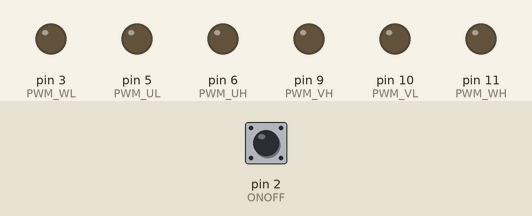
Simulated run of this sketch. Board: Arduino Uno, built with avr-gcc and run on an emulated ATmega328P. Shown: output pins drawn as LEDs (lit = HIGH). The inputs (shaded band) are chosen by the test bench; at power-on: pin 2 (ONOFF) LOW.

Above: at 3.8 s.
3.9 s: pin 2 (ONOFF) driven HIGH
At 4.45 s:
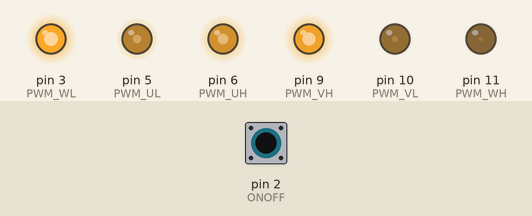
Timing chart, 0 to 4.3 s (numbered marks = the images above; inputs shaded):
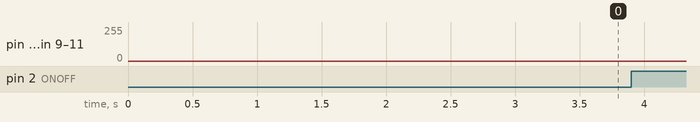

The sketch:

VFD.ino
```cpp
#include "avr/pgmspace.h" // PROGMEM and pgm_read_byte_near()
#include "avr/io.h"

#define REFCLK 3923 // TODO: measure me and adjust
#define STEP_FREQ 0.065

// output frequency
#define FREQ_MIN    25
#define FREQ_MAX    50

// slope time (s)
#define UP_TIME     10
#define DOWN_TIME   10

#define DEADTIME    2   // us

// pins for 3 phases: Alpha, Bravo, Charlie, and trigger for CRO.
// ATMega 168 / 328 valid PWM pins are 3,5,6,9,10,11. Non-default values have
// not been tested

#define PWM_UH 6    //OC0A
#define PWM_UL 5    //OC0B

#define PWM_VH 9    //OC1A
#define PWM_VL 10   //OC1B

#define PWM_WH 11   //OC2A
#define PWM_WL 3    //OC2B

#define TRIG   7     // default:  7

#define ONOFF 2

/*******************************************************************************
 * Should not need to configure anything below here ***************************/

/*
 * LUT for sin(t) generated (by spreadsheet) using this formula:
 * x = ROUND( (255/2) * (1+SIN((2*PI()) * (t/256))) )
 *
 * where 0 <= t <= 255 ; keeping one period of sine in nvram
 *
 * Keeping LUT is way faster than calculating all the time
 */
const byte sin256[] PROGMEM =
{
//  0   1   2   3   4   5   6   7   8   9   a   b   c   d   e   f
  128,131,134,137,140,143,146,149,152,155,158,162,165,167,170,173, // 00:0f
  176,179,182,185,188,190,193,196,198,201,203,206,208,211,213,215, // 10:1f
  218,220,222,224,226,228,230,232,234,235,237,238,240,241,243,244, // 20:2f
  245,246,248,249,250,250,251,252,253,253,254,254,254,255,255,255, // 30:3f
  255,255,255,255,254,254,254,253,253,252,251,250,250,249,248,246, // 40:4f
  245,244,243,241,240,238,237,235,234,232,230,228,226,224,222,220, // 50:5f
  218,215,213,211,208,206,203,201,198,196,193,190,188,185,182,179, // 60:6f
  176,173,170,167,165,162,158,155,152,149,146,143,140,137,134,131, // 70:7f
  128,124,121,118,115,112,109,106,103,100, 97, 93, 90, 88, 85, 82, // 80:8f
   79, 76, 73, 70, 67, 65, 62, 59, 57, 54, 52, 49, 47, 44, 42, 40, // 90:9f
   37, 35, 33, 31, 29, 27, 25, 23, 21, 20, 18, 17, 15, 14, 12, 11, // a0:af
   10,  9,  7,  6,  5,  5,  4,  3,  2,  2,  1,  1,  1,  0,  0,  0, // b0:bf
    0,  0,  0,  0,  1,  1,  1,  2,  2,  3,  4,  5,  5,  6,  7,  9, // c0:cf
   10, 11, 12, 14, 15, 17, 18, 20, 21, 23, 25, 27, 29, 31, 33, 35, // d0:df
   37, 40, 42, 44, 47, 49, 52, 54, 57, 59, 62, 65, 67, 70, 73, 76, // e0:ef
   79, 82, 85, 88, 90, 93, 97,100,103,106,109,112,115,118,121,124  // f0:ff
};

// phase offsets (n * 255 / 3)
#define U_OFFSET 0   // (0x00)
#define V_OFFSET 85  // (0x55)
#define W_OFFSET 170 // (0xaa)
//#define W_OFFSET 128 // (0x80)

// variables in ISR
volatile double TUN_K; // tuning coefficient
volatile int i1s;

void setup(){
  pinMode(PWM_UH, OUTPUT);
  pinMode(PWM_UL, OUTPUT);
  pinMode(PWM_VH, OUTPUT);
  pinMode(PWM_VL, OUTPUT);
  pinMode(PWM_WH, OUTPUT);
  pinMode(PWM_WL, OUTPUT);
  pinMode(TRIG, OUTPUT);
  pinMode(ONOFF, INPUT);
  setup_timers(); // this also disables interrupts
}

void loop(){
  static byte freq = 0; // output frequency
  byte onoff = 0;
  byte freqStep = 0;

  if(i1s>3922){
    onoff = digitalRead(ONOFF);
    if(onoff&&freq<FREQ_MAX){
      if(freq<FREQ_MIN) freq = FREQ_MIN;
      else{
        freqStep = (FREQ_MAX - FREQ_MIN) / (UP_TIME);
        freq+=freqStep;
      }
    }
    if(!onoff&&freq>0){
      if(freq<=FREQ_MIN) freq = 0;
      else{
        freqStep = (FREQ_MAX - FREQ_MIN) / (DOWN_TIME);
        freq-=freqStep;
      }
    }
    i1s = 0;
  }
  TUN_K = freq*STEP_FREQ;

}


/**
 * Set prescaler to 1, PWM mode to phase correct PWM
 * @see https://www.arduino.cc/en/Tutorial/SecretsOfArduinoPWM
 * @see http://www.atmel.com/images/Atmel-8271-8-bit-AVR-Microcontroller-ATmega48A-48PA-88A-88PA-168A-168PA-328-328P_datasheet_Complete.pdf
 * @see datasheet section 15.7.4 "Phase Correct PWM Mode"
 */
void setup_timers(){
  OCR0A = 0;
  OCR0B = 255;
  OCR1A = 0;
  OCR1B = 255;
  OCR2A = 0;
  OCR2B = 255;

  /*** Timer 0 ***/
  /* Timer 0 Clock Prescaler to no prescaling (CS12:0 = 001)
  * Section 16.11.2 Table 16-5 */
  TCCR0B &= ~(_BV(CS02));
  TCCR0B |= _BV(CS01);
  TCCR0B &= ~(_BV(CS00));

  /* Timer 0 Set WGM to Phase Correct PWM 8 bit (WGM0 = 001)
  * Section 16.11.1, Table 16-4 */
  TCCR0B &= ~(_BV(WGM02));
  TCCR0A &= ~(_BV(WGM01));
  TCCR0A |= _BV(WGM00);

  /* Timer 0 Set Compare Output Mode (COM0A = 11 ; COM0B = 10)
  * Section 16.11.1, Table 16-2 */
  TCCR0A &= ~(_BV(COM0A0));
  TCCR0A |= _BV(COM0A1);
  TCCR0A |= _BV(COM0B1) | _BV(COM0B0);

  /*** Timer 1 ***/
  /* Timer 1 Clock Prescaler to 8 (CS12:0 = 010)
  * Section 16.11.2 Table 16-5 */
  TCCR1B &= ~(_BV(CS12));
  TCCR1B |= _BV(CS11);
  TCCR1B &= ~(_BV(CS10));
  /* Timer 1 Set WGM to Phase Correct PWM 8 bit (WGM13:0 = 0001)
  * Section 16.11.1, Table 16-4 */
  TCCR1B &= ~(_BV(WGM13));
  TCCR1B &= ~(_BV(WGM12));
  TCCR1A &= ~(_BV(WGM11));
  TCCR1A |= _BV(WGM10);

  /* Timer 1 Set Compare Output Mode (COM1A = 11 ; COM1B = 10)
  * Section 16.11.1, Table 16-2 */
  TCCR1A &= ~(_BV(COM1A0));
  TCCR1A |= _BV(COM1A1);
  TCCR1A |= _BV(COM1B1) | _BV(COM1B0);
  /*** Timer 2 ***/
  /* Timer 2 Clock Prescaler to 8 (CS22:0 = 010)
  * Section 18.11.2 */
  TCCR2B &= ~(_BV(CS22));
  TCCR2B |= _BV(CS21);
  TCCR2B &= ~(_BV(CS20));
  /* Timer2 Set WGM to Phase Correct PWM (WGM = 001)
  * Section 18.7.4 */
  TCCR2B &= ~(_BV(WGM22));
  TCCR2A &= ~(_BV(WGM21));
  TCCR2A |= _BV(WGM20);

  /* Timer 2 Set compare output mode (COM2A = 11 ; COM2B = 10)
  * Section 18.11.1 */
  TCCR2A &= ~(_BV(COM2A0));
  TCCR2A |= _BV(COM2A1);
  TCCR2A |= _BV(COM2B1) | _BV(COM2B0);
  // Timer 2 NOTE: we can leave FOC2B:A unset also, bits 4 and 5 are reserved

  /* Enable Timer 2
  * See Section 18.11.6 */
  TIMSK2 |= _BV(TOIE2);
}


/**
 * Timer 2 interrupt - 255us
 */
ISR(TIMER2_OVF_vect){
  static byte icnt = 0;
  i1s++;
  //PORTD |= _BV(TRIG);  // Trigger CRO
  icnt++;
  if(TUN_K>0){
    OCR0A = pgm_read_byte_near(sin256 + (uint8_t)((icnt*TUN_K + U_OFFSET)));
    if(OCR0A + DEADTIME>255) OCR0B = 255;
    else OCR0B = OCR0A + DEADTIME;
    OCR1A = pgm_read_byte_near(sin256 + (uint8_t)((icnt*TUN_K + V_OFFSET)));
    if(OCR1A + DEADTIME>255) OCR1B = 255;
    else OCR1B = OCR1A + DEADTIME;
    OCR2A = pgm_read_byte_near(sin256 + (uint8_t)((icnt*TUN_K + W_OFFSET)));
    if(OCR2A + DEADTIME>255) OCR2B = 255;
    else OCR2B = OCR2A + DEADTIME;
  }else{
    OCR0A = 0;
    OCR0B = 255;
    OCR1A = 0;
    OCR1B = 255;
    OCR2A = 0;
    OCR2B = 255;
  }
  //PORTD &= ~(_BV(TRIG)); // Reset CRO trigger
}
```
